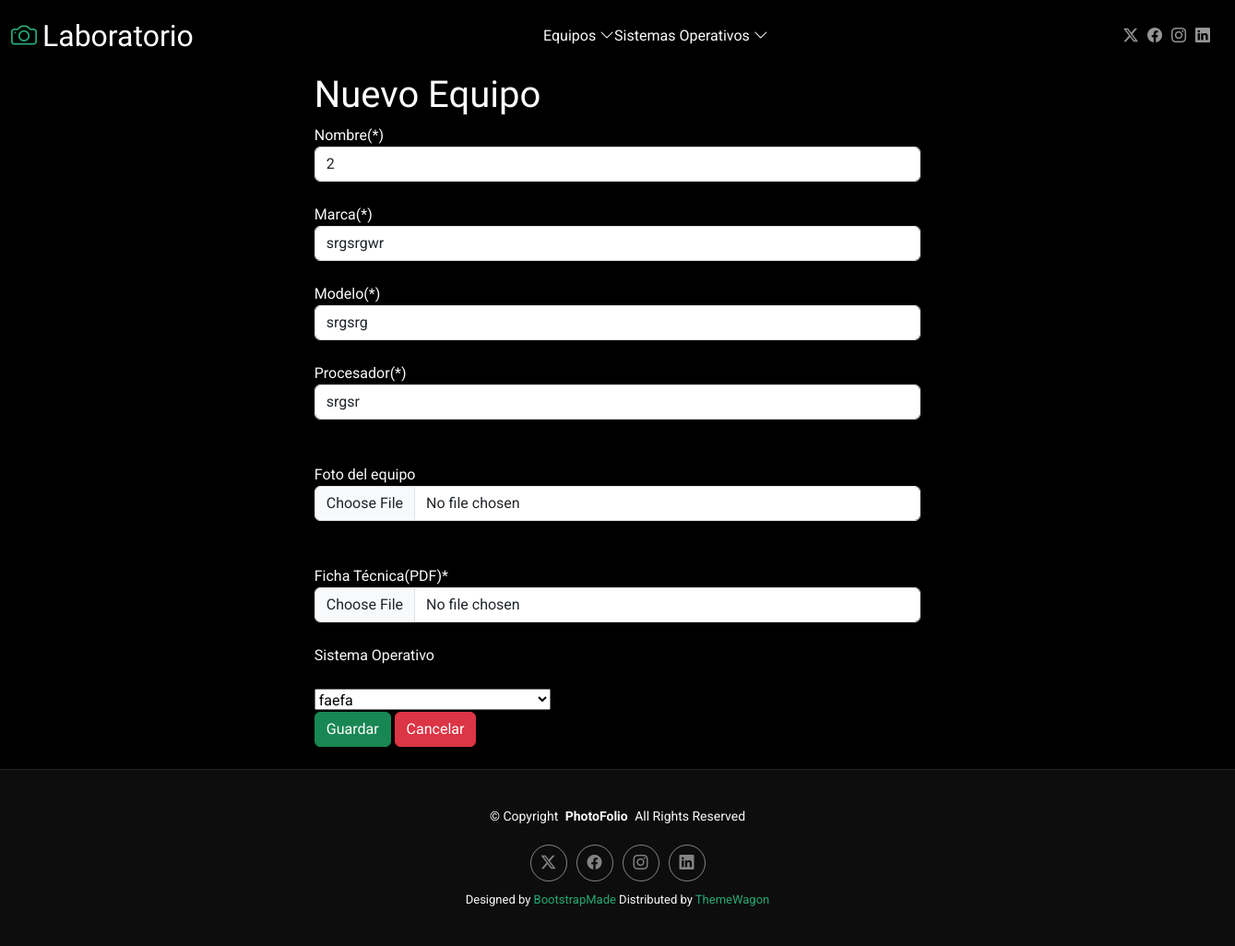
The page /editarEquipo/2 on the database as committed earlier.
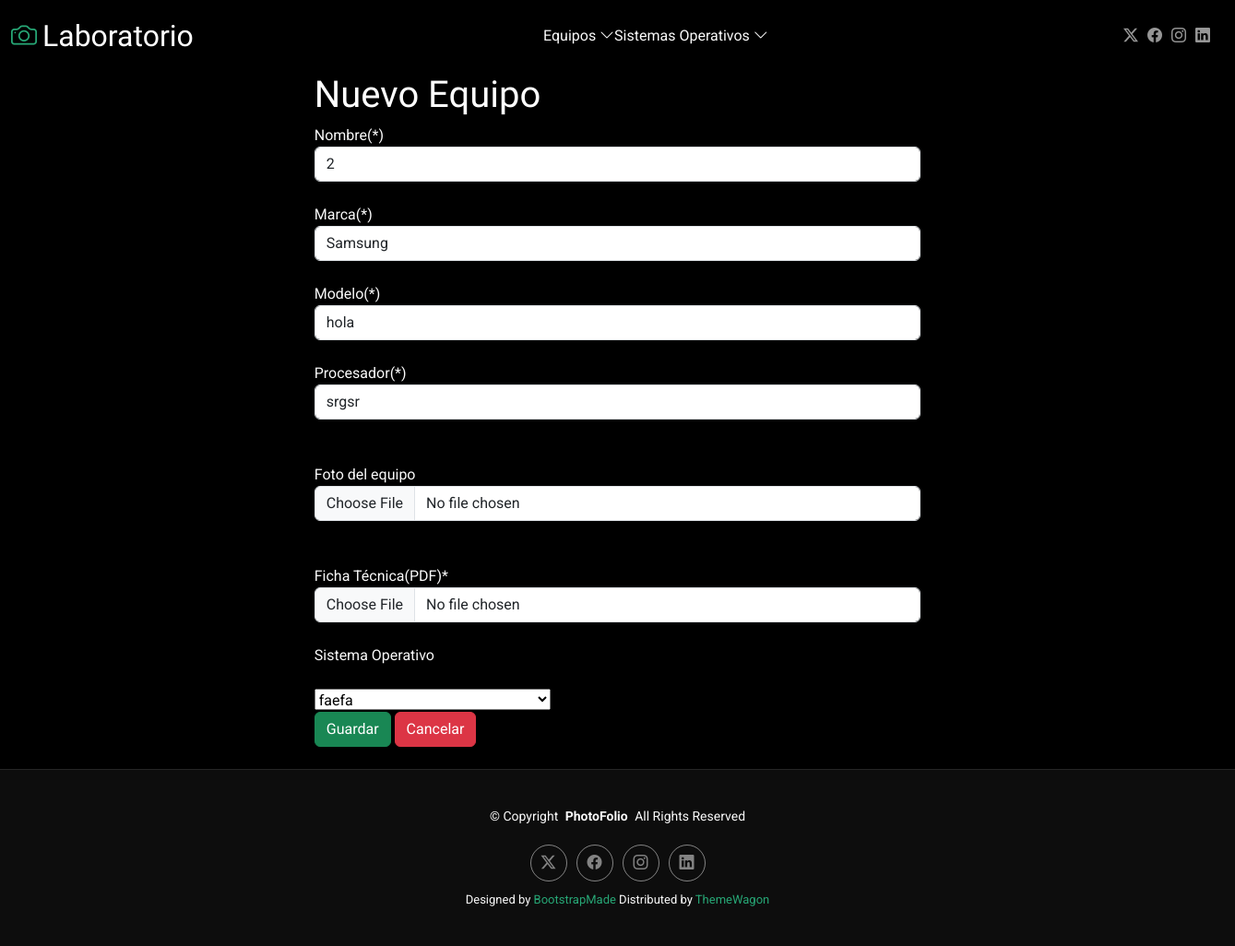
The same page on the database as committed later.
### Aplicaciones/Equipo/models.py (models this page shows)
class Equipo(models.Model):
    nombre = models.CharField(max_length=100)
    marca = models.CharField(max_length=50)
    modelo = models.CharField(max_length=50)
    procesador = models.CharField(max_length=50)
    fotoe = models.FileField(upload_to='equipos')
    fichatec = models.FileField(upload_to='equipos')
    sistema_operativo = models.ForeignKey(SistemaOperativo, on_delete=models.CASCADE)

### Aplicaciones/SistemaOperativo/models.py (models this page shows, shortened)
class SistemaOperativo(models.Model):
    nombre = models.CharField(max_length=100)
    version = models.CharField(max_length=50)
    documentacion = models.FileField(upload_to='documentos_so/', null=True, blank=True)

### Aplicaciones/Equipo/views.py (the view)
# urls.py: path('editarEquipo/<id>',views.editarEquipo),
def editarEquipo(request,id):
    equipoEditar=Equipo.objects.get(id=id)
    rsistema_operativo=SistemaOperativo.objects.all()
    return render(request,"editarEquipo.html",{'equipoEditar':equipoEditar,'sistema_operativo':rsistema_operativo})

### Aplicaciones/Equipo/templates/editarEquipo.html (shortened to what this page needs)
{% extends 'plantilla.html' %}
{% load static %}
{% block body %}
<div class="row" >
    <div class="col-md-3" ></div>
    <div class="col-md-6 bg-black" >
        <h1 >Nuevo Equipo</h1>
        <form action="/procesarEdicionEquipo" id="frm_editar_equipo" method="post" enctype="multipart/form-data">
            <label for="nombre">Nombre(*)</label><br>
            <input class="form-control" type="text" name="nombre" id="nombre" value="{{equipoEditar.id}}"><br>
            <label for="marca">Marca(*)</label><br>
            <input class="form-control " type="text" name="marca" id="marca" value="{{equipoEditar.marca}}"><br>
            <label for="modelo">Modelo(*)</label><br>
            <input class="form-control " type="text" name="modelo" id="modelo" value="{{equipoEditar.modelo}}"><br>
            <label for="procesador">Procesador(*)</label><br>
            <input class="form-control" type="text" name="procesador" id="procesador" value="{{equipoEditar.procesador}}"><br>
            <br>
            <label for="">Foto del equipo</label>
            <br>
            <input type="file" name="fotoe" id="fotoe" class="form-control">
            <br>
            <br>
            <label for="">Ficha Técnica(PDF)*</label>
            <br>
            <input type="file" name="fichatec" id="fichatec" class="form-control">
            <br>
            <label for="sistema_operativo">Sistema Operativo</label><br>
            <br>
            <select name="sistema_operativo" id="sistema_operativo">
                {% for e in sistema_operativo%}
                    <option value="{{e.id}}"{% if e.id == equipoEditar.sistema_operativo.id %}selected{% endif%}>
                        {{e.nombre}}</option>
                {% endfor%}
            </select><br>
            <button class="btn btn-success" type="submit">Guardar</button>
            <a class="btn btn-danger" href="{% url 'inicioeq' %}">Cancelar</a><br><br>
        </form>
    </div>
    <div class="col-md-3"></div>
</div>
{% endblock %}

Rows that differ between the two databases and show on the page:
changed Equipo "srgsr": marca "srgsrgwr" → "Samsung"; modelo "srgsrg" → "hola"
